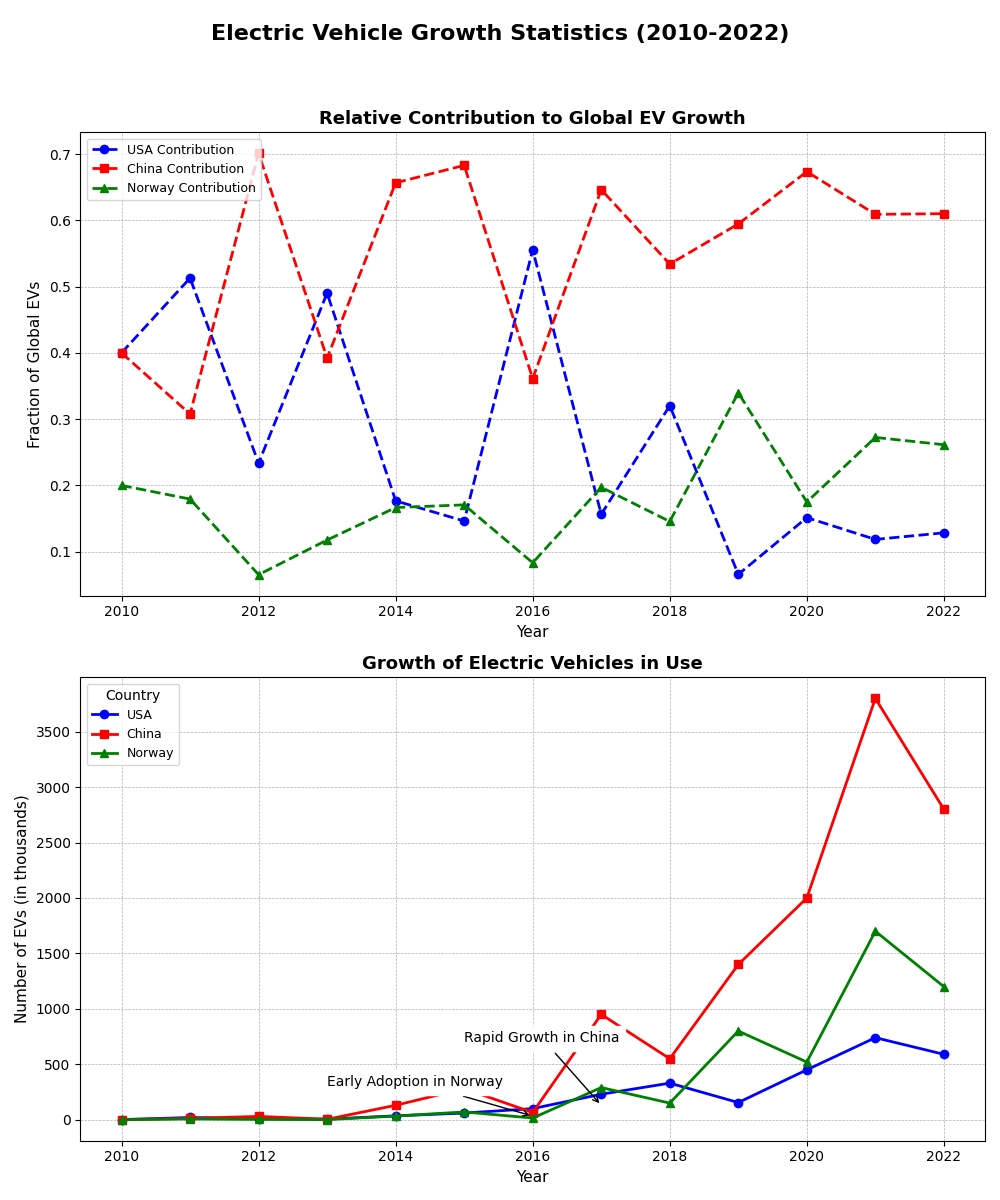

Source code (Python):
import matplotlib.pyplot as plt
import numpy as np

years = np.arange(2010, 2023)

usa_ev_growth = np.array([1, 20, 10, 5, 35, 60, 100, 230, 330, 155, 450, 740, 590])
china_ev_growth = np.array([1, 12, 30, 4, 130, 280, 65, 950, 550, 1400, 2000, 3800, 2800])
norway_ev_growth = np.array([0.5, 7, 2.8, 1.2, 33, 70, 15, 290, 150, 800, 520, 1700, 1200])

fig, axs = plt.subplots(2, 1, figsize=(10,12))
fig.suptitle('Electric Vehicle Growth Statistics (2010-2022)', fontsize=16, fontweight='bold')

# Originally, this was the second subplot but now displayed first
usa_contribution = usa_ev_growth / (usa_ev_growth + china_ev_growth + norway_ev_growth)
china_contribution = china_ev_growth / (usa_ev_growth + china_ev_growth + norway_ev_growth)
norway_contribution = norway_ev_growth / (usa_ev_growth + china_ev_growth + norway_ev_growth)

axs[0].plot(years, usa_contribution, label='USA Contribution', color='blue', linestyle='--', marker='o', linewidth=2)
axs[0].plot(years, china_contribution, label='China Contribution', color='red', linestyle='--', marker='s', linewidth=2)
axs[0].plot(years, norway_contribution, label='Norway Contribution', color='green', linestyle='--', marker='^', linewidth=2)

axs[0].set_title('Relative Contribution to Global EV Growth', fontsize=13, fontweight='bold')
axs[0].set_xlabel('Year', fontsize=11)
axs[0].set_ylabel('Fraction of Global EVs', fontsize=11)
axs[0].legend(loc='upper left', fontsize=9)
axs[0].grid(True, which='both', linestyle='--', linewidth=0.5)

# Originally, this was the first subplot but now displayed second
axs[1].plot(years, usa_ev_growth, label='USA', color='blue', linestyle='-', marker='o', linewidth=2)
axs[1].plot(years, china_ev_growth, label='China', color='red', linestyle='-', marker='s', linewidth=2)
axs[1].plot(years, norway_ev_growth, label='Norway', color='green', linestyle='-', marker='^', linewidth=2)

axs[1].set_title('Growth of Electric Vehicles in Use', fontsize=13, fontweight='bold')
axs[1].set_xlabel('Year', fontsize=11)
axs[1].set_ylabel('Number of EVs (in thousands)', fontsize=11)
axs[1].legend(title="Country", loc='upper left', fontsize=9)
axs[1].grid(True, which='both', linestyle='--', linewidth=0.5)

axs[1].annotate('Rapid Growth in China', xy=(2017, 130), xytext=(2015, 700),
                arrowprops=dict(facecolor='black', arrowstyle='->'), fontsize=10, backgroundcolor='w')
axs[1].annotate('Early Adoption in Norway', xy=(2016, 33), xytext=(2013, 300),
                arrowprops=dict(facecolor='black', arrowstyle='->'), fontsize=10, backgroundcolor='w')

fig.tight_layout(rect=[0, 0, 1, 0.95])

plt.show()
